Frame 1 (no input): blank canvas, image omitted
Frame 60 (the mouse pressed at the canvas centre just before this capture): blank canvas, image omitted
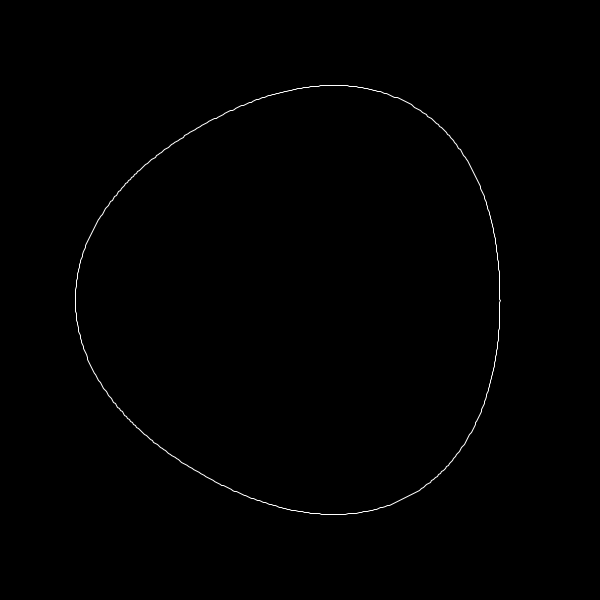
Frame 120 (the mouse held since frame 60 and released just before this capture)

The Processing sketch whose frames 1 and 60 were blank and that drew this single picture after the mouse press (run headless with seeded random() and noise(); from frame 60 on, the mouse is pressed at the canvas centre):

// Processing sketch: SuperShape2D
// ── SuperShape2D.pde
// Daniel Shiffman
// http://codingtra.in
// http://patreon.com/codingtrain
// Code for: https://youtu.be/akM4wMZIBWg

float n = 5;
float a = 200;
float b = 200;

float m = 3;
float n1 = 1;
float n2 = 1;
float n3 = 1;


void setup(){
  size(600, 600);
  
}

void draw(){
  background(0);
  noFill();
  stroke(255);
  m = (float)mouseX / 100;
  n = (float)mouseY / 100;
  n1 = n;
  n2 = n;
  n3 = n;
  translate(width/2, height/2);
  beginShape();
  for(float angle = 0; angle < TWO_PI; angle+=0.01){
    float t1 = 1.0/a*cos(m/4*angle);
    float t2 = 1.0/b*sin(m/4*angle);
    float r = 1/pow(pow(abs(t1), n2) + pow(abs(t2), n3), 1.0/n1);
    float x = r * cos(angle);
    float y = r * sin(angle);
    //float x = pow(abs(cos(angle)), na)*a*sgn(cos(angle));
    //float y = pow(abs(sin(angle)), na)*b*sgn(sin(angle));
    vertex(x, y);
  }
  endShape(CLOSE);
}

// ── method.pde
float sgn(float a){
  if(a > 0){
    return 1;
  }else if(a == 0){
    return 0;
  }else{
    return -1;
  }
}
